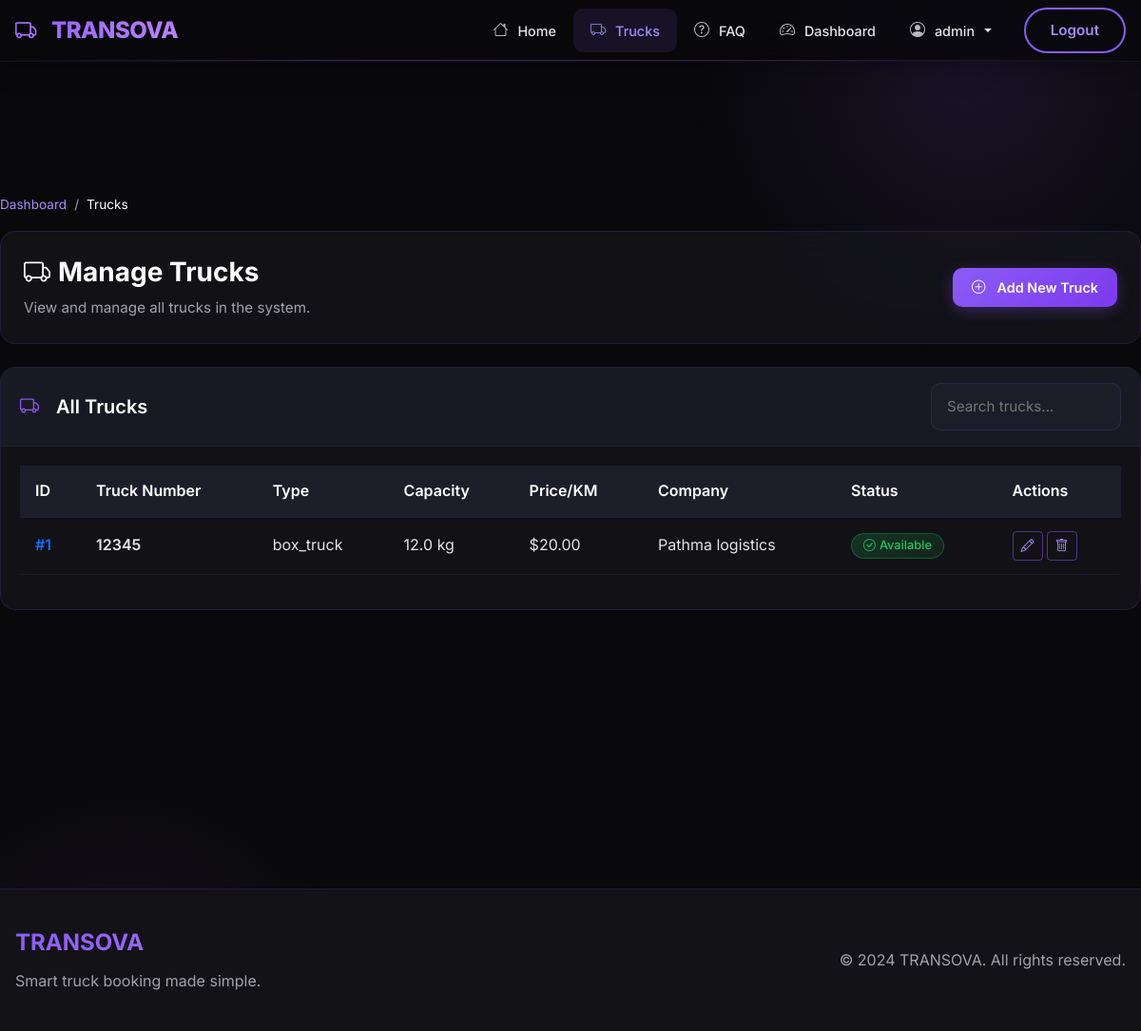
Before: /bookings/admin/trucks/ (signed in) with the older database file.
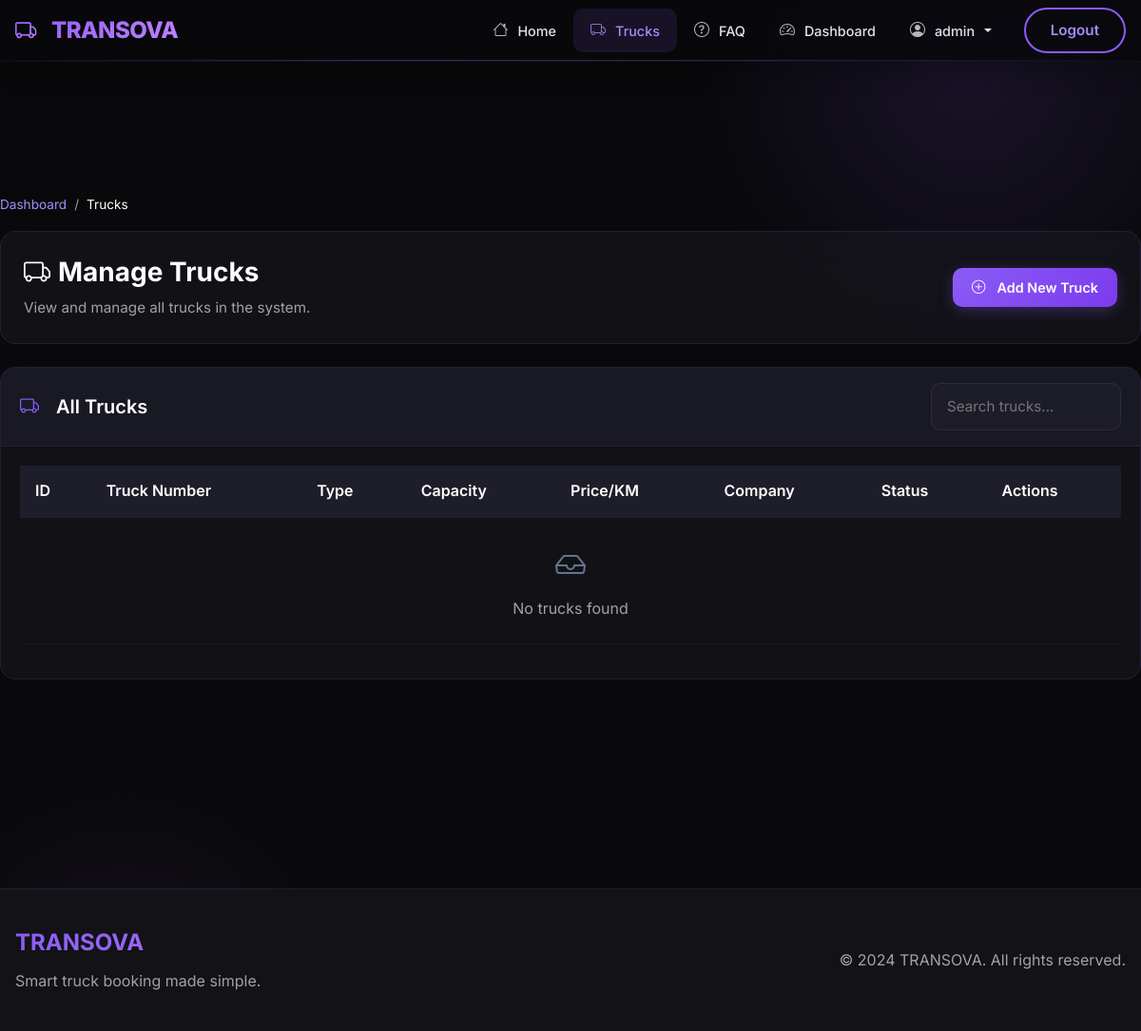
After: the same page with the newer database file.
### fleet/models.py (models this page shows, shortened)
class Truck(models.Model):
    TRUCK_TYPES = [
        ('box_truck', 'Box Truck'),
        ('flatbed', 'Flatbed'),
        ('refrigerated', 'Refrigerated Truck'),
        ('tanker', 'Tanker Truck'),
        ('semi_trailer', 'Semi-Trailer Truck (18-Wheeler)'),
        ('garbage', 'Garbage Truck'),
        ('car_carrier', 'Car Carrier Truck'),
        ('heavy_haul', 'Heavy Haul Truck'),
    ]
    company = models.ForeignKey(
        Company,
        on_delete=models.CASCADE,
        related_name="trucks",
        null=True,
        blank=True,
        db_index=True  # Index for company-specific queries
    )
    truck_number = models.CharField(max_length=50)
    truck_type = models.CharField(max_length=50, choices=TRUCK_TYPES)
    capacity = models.FloatField()
    is_available = models.BooleanField(default=True, db_index=True)
    image = models.ImageField(upload_to='truck_images/', blank=True, null=True)
    price_per_km = models.DecimalField(max_digits=8, decimal_places=2)
    current_latitude = models.FloatField(null=True, blank=True, db_index=True)
    current_longitude = models.FloatField(null=True, blank=True)
    last_location_update = models.DateTimeField(null=True, blank=True)
    is_online = models.BooleanField(default=False, db_index=True)  # GPS device online status
    created_at = models.DateTimeField(auto_now_add=True, null=True, blank=True)
    updated_at = models.DateTimeField(auto_now=True, null=True, blank=True)
    class Meta:
        ordering = ['-created_at']
        unique_together = [['company', 'truck_number']]

class Company(models.Model):
    user = models.OneToOneField(
        settings.AUTH_USER_MODEL,
        on_delete=models.CASCADE,
        related_name="company_profile"
    )
    company_name = models.CharField(max_length=255)
    trade_license = models.CharField(max_length=100, blank=True)
    phone = models.CharField(max_length=20, blank=True)
    address = models.TextField(blank=True)
    logo = models.ImageField(upload_to='company_logos/', blank=True, null=True)
    description = models.TextField(blank=True)
    website = models.URLField(blank=True)
    contact_person = models.CharField(max_length=100, blank=True)
    is_approved = models.BooleanField(default=False, db_index=True)
    created_at = models.DateTimeField(auto_now_add=True, null=True, blank=True)
    updated_at = models.DateTimeField(auto_now=True, null=True, blank=True)
    class Meta:
        ordering = ['-created_at']
        verbose_name_plural = "Companies"

### bookings/views.py (the view)
# urls.py: path("admin/trucks/", admin_trucks, name="admin_trucks"),
@login_required(login_url='/login/')
def admin_trucks(request):
    if not (request.user.is_staff or request.user.is_superuser or request.user.role == 'ADMIN'):
        messages.error(request, "You are not authorized to view this page.")
        return redirect('login')
    trucks = Truck.objects.all().order_by('-created_at')
    return render(request, "bookings/admin_trucks.html", {"trucks": trucks})

### bookings/context_processors.py (called while the page is built)
def pending_companies_count(request):
    try:
        if request.user.is_authenticated and (request.user.is_staff or request.user.is_superuser or request.user.role == 'ADMIN'):
            return {'pending_companies': Company.objects.filter(is_approved=False).count()}
    except:
        pass
    return {'pending_companies': 0}

### bookings/templates/bookings/admin_trucks.html (shortened to what the changed rows need)
{% extends "bookings/admin_base.html" %}
{% block admin_content %}
<div class="admin-page-header">
    <div class="row align-items-center">
        <div class="col-md-8">
            <h1 class="admin-page-title">
                <i class="bi bi-truck me-2"></i>Manage Trucks
            </h1>
        </div>
    </div>
</div>
<div class="row">
    <div class="col-md-12">
        <div class="admin-card">
            <div class="card-body table-responsive">
                <table class="table admin-table" id="trucksTable">
                    <thead>
                        <tr>
                            <th>ID</th>
                            <th>Truck Number</th>
                            <th>Type</th>
                            <th>Capacity</th>
                            <th>Price/KM</th>
                            <th>Company</th>
                            <th>Status</th>
                            <th>Actions</th>
                        </tr>
                    </thead>
                    <tbody>
                        {% for truck in trucks %}
                        <tr>
                            <td>
                                <span class="text-primary fw-semibold">#{{ truck.id }}</span>
                            </td>
                            <td>
                                <span class="fw-semibold">{{ truck.truck_number }}</span>
                            </td>
                            <td>{{ truck.truck_type }}</td>
                            <td>{{ truck.capacity }} kg</td>
                            <td>${{ truck.price_per_km }}</td>
                            <td>{{ truck.company.company_name|default:"N/A" }}</td>
                            <td>
                                {% if truck.is_available %}
                                <span class="badge badge-admin badge-success-custom">
                                    <i class="bi bi-check-circle me-1"></i>Available
                                </span>
                                {% else %}
                                <span class="badge badge-admin badge-warning-custom">
                                    <i class="bi bi-clock me-1"></i>Booked
                                </span>
                                {% endif %}
                            </td>
                            <td>
                                <div class="d-flex gap-1">
                                    <a href="{% url 'admin_truck_edit' truck.id %}" class="btn btn-sm btn-admin-outline" title="Edit">
                                        <i class="bi bi-pencil"></i>
                                    </a>
                                    <a href="{% url 'admin_truck_delete' truck.id %}" class="btn btn-sm btn-admin-outline" title="Delete" onclick="return confirm('Are you sure you want to delete this truck?')">
                                        <i class="bi bi-trash"></i>
                                    </a>
                                </div>
                            </td>
                        </tr>
                        {% empty %}
                        <tr>
                            <td colspan="8" class="text-center py-4">
                                <i class="bi bi-inbox d-block mb-2" style="font-size: 2rem; color: #64748b;"></i>
                                <span class="text-muted">No trucks found</span>
                            </td>
                        </tr>
                        {% endfor %}
                    </tbody>
                </table>
            </div>
        </div>
    </div>
</div>
{% endblock %}

Changed rows visible on the page:
removed Truck: id "1", truck_number "12345", truck_type "box_truck", capacity "12.0", price_per_km "20.00", company.company_name "Pathma logistics", is_available True (drawn)
Other visible differences:
text now shown: "No trucks found"
